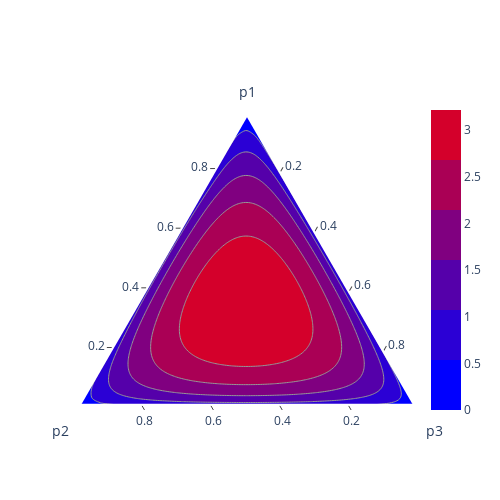

Here is the notebook cell this chart was saved with:
### Code cell
import numpy as np
from scipy import stats
import plotly.figure_factory as ff
import numpy as np

# p1p2p3_scatter = stats.dirichlet(alpha=np.array([1.0, 1.0, 1.0])).rvs(size=100)
p1 = np.linspace(0,1,100)
p2 = 1-p1.copy()
p_ = np.linspace(0,1,100)
p1 = (p1[np.newaxis,:]*p_[:,np.newaxis]).flatten()
p2 = (p2[np.newaxis,:]*p_[:,np.newaxis]).flatten()
p3 = 1-p1-p2
p = np.c_[p1,p2,p3]

"""Suppose the prior follows dirichlet distribution with alpha = (1.5, 1.5, 1.5)"""
alpha_prior = np.array([1.5, 1.5, 1.5])  # Prior alpha values
dirichlet_prior = stats.dirichlet(alpha=alpha_prior)


fig = ff.create_ternary_contour(p.T, dirichlet_prior.pdf(p.T),
                                pole_labels=['p1', 'p2', 'p3'],
                                interp_mode='cartesian',
                                showscale=True)

fig.show()

### Figure 1 — Plotly figure (JSON) as saved in the notebook; plotly's stock layout.template omitted (floating-point values rounded to 4 significant figures; data arrays with more than 128 entries replaced by an {"elided": "..."} marker saying what was removed)
{"data": [{"a": [1, 0, 0], "b": [0, 1, 0], "c": [0, 0, 1], "fill": "toself", "fillcolor": "rgb(0,0,255)", "hoverinfo": "skip", "line": {"color": "rgb(150, 150, 150)", "shape": "spline", "width": 1}, "mode": "lines", "name": "0.000", "showlegend": true, "type": "scatterternary"}, {"a": {"elided": "747 float values"}, "b": {"elided": "747 float values"}, "c": {"elided": "747 float values"}, "fill": "toself", "fillcolor": "rgb(42.5, 0.0, 212.5)", "hoverinfo": "skip", "line": {"color": "rgb(150, 150, 150)", "shape": "spline", "width": 1}, "mode": "lines", "name": "0.536", "showlegend": true, "type": "scatterternary"}, {"a": {"elided": "657 float values"}, "b": {"elided": "657 float values"}, "c": {"elided": "657 float values"}, "fill": "toself", "fillcolor": "rgb(85.0, 0.0, 170.0)", "hoverinfo": "skip", "line": {"color": "rgb(150, 150, 150)", "shape": "spline", "width": 1}, "mode": "lines", "name": "1.072", "showlegend": true, "type": "scatterternary"}, {"a": {"elided": "573 float values"}, "b": {"elided": "573 float values"}, "c": {"elided": "573 float values"}, "fill": "toself", "fillcolor": "rgb(127.5, 0.0, 127.5)", "hoverinfo": "skip", "line": {"color": "rgb(150, 150, 150)", "shape": "spline", "width": 1}, "mode": "lines", "name": "1.608", "showlegend": true, "type": "scatterternary"}, {"a": {"elided": "465 float values"}, "b": {"elided": "465 float values"}, "c": {"elided": "465 float values"}, "fill": "toself", "fillcolor": "rgb(170.0, 0.0, 85.0)", "hoverinfo": "skip", "line": {"color": "rgb(150, 150, 150)", "shape": "spline", "width": 1}, "mode": "lines", "name": "2.144", "showlegend": true, "type": "scatterternary"}, {"a": {"elided": "333 float values"}, "b": {"elided": "333 float values"}, "c": {"elided": "333 float values"}, "fill": "toself", "fillcolor": "rgb(212.49999999999997, 0.0, 42.50000000000003)", "hoverinfo": "skip", "line": {"color": "rgb(150, 150, 150)", "shape": "spline", "width": 1}, "mode": "lines", "name": "2.680", "showlegend": true, "type": "scatterternary"}, {"a": {"elided": "10000 float values"}, "b": {"elided": "10000 float values"}, "c": {"elided": "10000 float values"}, "hovertemplate": "p1: %{a:.3f}<br>p2: %{b:.3f}<br>p3: %{c:.3f}<br>z: %{marker.color:.3f}<extra></extra>", "marker": {"color": {"elided": "10000 float values"}, "colorscale": [[0, "rgb(0,0,255)"], [1, "rgb(255,0,0)"]], "line": {"color": "rgb(120, 120, 120)", "width": 1}}, "mode": "markers", "opacity": 0, "type": "scatterternary"}, {"a": [null], "b": [null], "c": [null], "marker": {"cmax": 3.216, "cmin": 0, "colorscale": [[0, "rgb(0,0,255)"], [0.1667, "rgb(0,0,255)"], [0.1667, "rgb(42.5, 0.0, 212.5)"], [0.3333, "rgb(42.5, 0.0, 212.5)"], [0.3333, "rgb(85.0, 0.0, 170.0)"], [0.5, "rgb(85.0, 0.0, 170.0)"], [0.5, "rgb(127.5, 0.0, 127.5)"], [0.6667, "rgb(127.5, 0.0, 127.5)"], [0.6667, "rgb(170.0, 0.0, 85.0)"], [0.8333, "rgb(170.0, 0.0, 85.0)"], [0.8333, "rgb(212.49999999999997, 0.0, 42.50000000000003)"], [1, "rgb(212.49999999999997, 0.0, 42.50000000000003)"], [1, "rgb(212.49999999999997, 0.0, 42.50000000000003)"]], "showscale": true}, "mode": "markers", "type": "scatterternary"}], "layout": {"height": 500, "showlegend": false, "ternary": {"aaxis": {"linewidth": 2, "min": 0.01, "ticks": "outside", "title": {"text": "p1"}}, "baxis": {"linewidth": 2, "min": 0.01, "ticks": "outside", "title": {"text": "p2"}}, "caxis": {"linewidth": 2, "min": 0.01, "ticks": "outside", "title": {"text": "p3"}}, "sum": 1}, "width": 500}}
